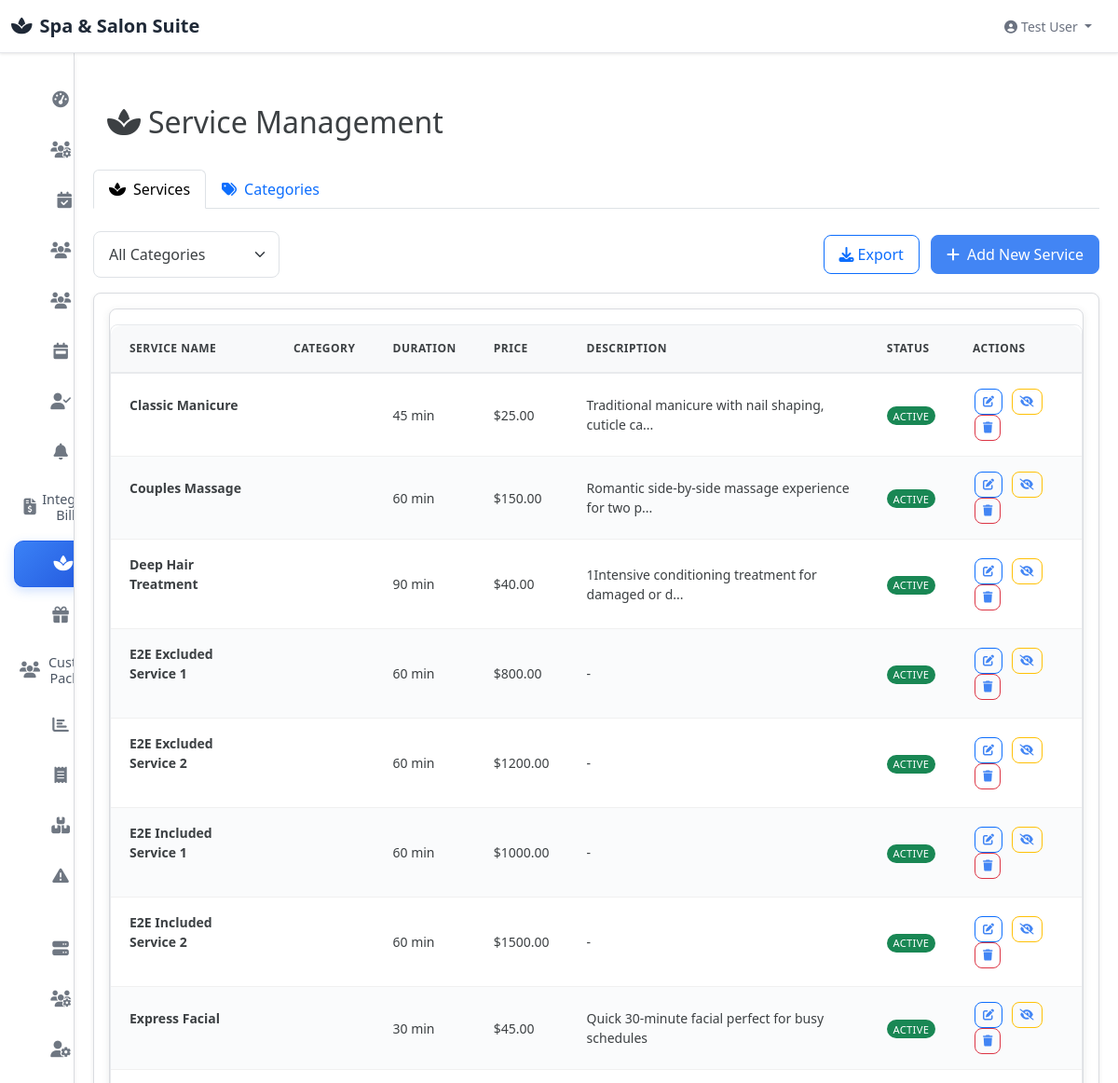
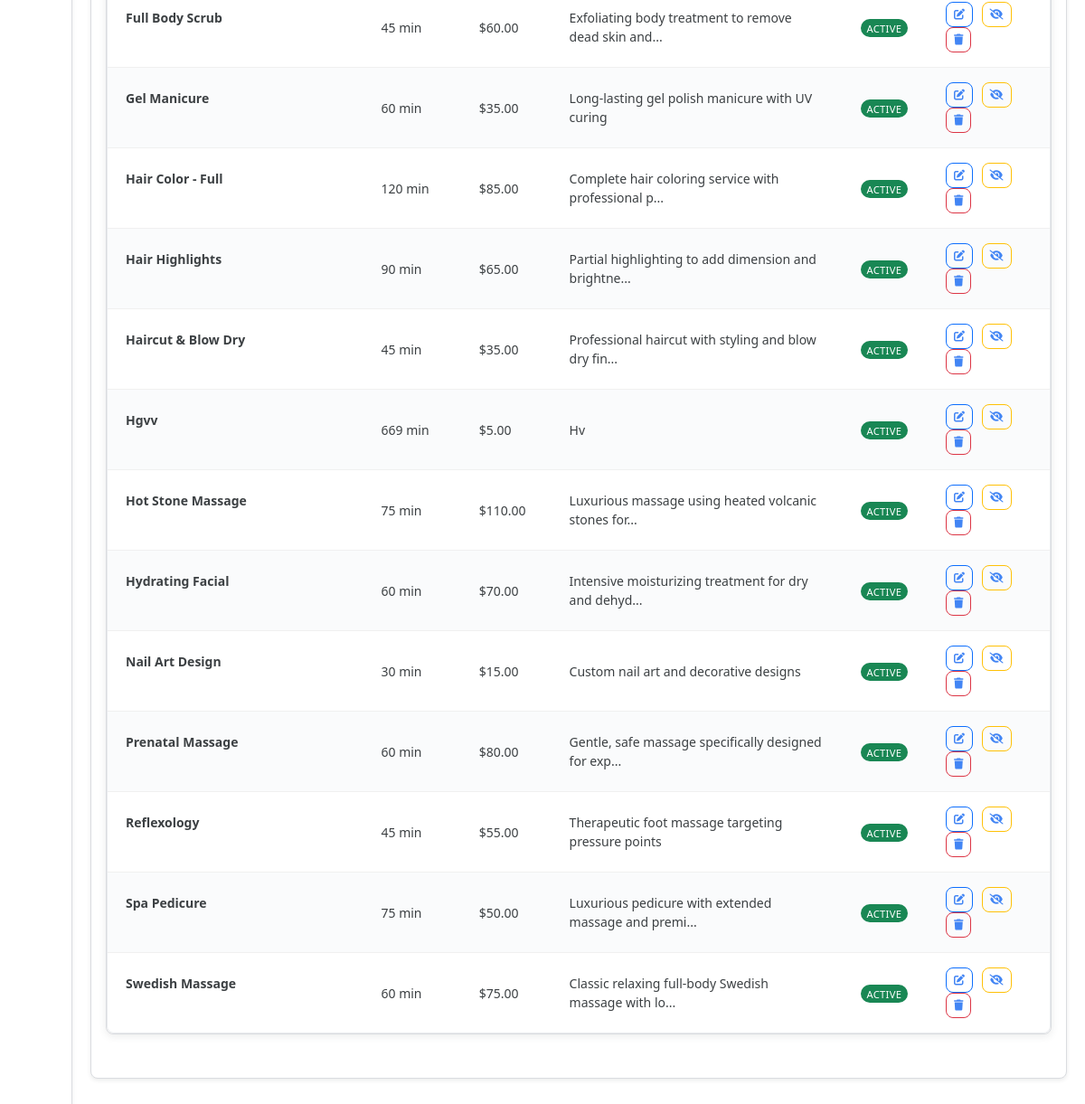
/services (signed in), run on the app's committed database (2 pictures, top to bottom).
### models.py (models this page shows, shortened)
class Service(db.Model):
    id = db.Column(db.Integer, primary_key=True)
    name = db.Column(db.String(100), nullable=False)
    description = db.Column(db.Text)
    duration = db.Column(db.Integer, nullable=False)  # in minutes
    price = db.Column(db.Float, nullable=False)
    category_id = db.Column(db.Integer, db.ForeignKey('category.id'))
    category = db.Column(db.String(50), nullable=False)  # Fallback for compatibility
    is_active = db.Column(db.Boolean, default=True)
    created_at = db.Column(db.DateTime, default=datetime.utcnow)
    appointments = db.relationship('Appointment', backref='service', lazy=True)

### modules/services/services_views.py (the view)
@app.route('/services')
@login_required
def services():
    print(f"Services route accessed by user: {current_user.username if current_user.is_authenticated else 'Anonymous'}")
    try:
        services_list = get_all_services()
        print(f"Retrieved {len(services_list)} services from database")
        from models import Category
        categories = Category.query.filter_by(category_type='service', is_active=True).all()
        print(f"Retrieved {len(categories)} categories")
        form = ServiceForm()
        print(f"Services loaded: {len(services_list)} services")
        return render_template('services.html',
                             services=services_list,
                             categories=categories,
                             form=form)
    except Exception as e:
        print(f"Error in services route: {str(e)}")
        flash(f'Error loading services: {str(e)}', 'danger')
        return redirect(url_for('dashboard'))

### templates/services.html (shortened to what this page needs)
{% extends "base.html" %}
{% block content %}
<div class="container-fluid">
    <div class="row">
        <div class="col-12">
            <div class="d-flex justify-content-between align-items-center mb-4">
                <h2><i class="fas fa-spa me-2"></i>Service Management</h2>
            </div>
        </div>
    </div>
    <ul class="nav nav-tabs mb-4" id="serviceManagementTabs" role="tablist">
        <li class="nav-item" role="presentation">
            <button class="nav-link active" id="services-tab" data-bs-toggle="tab" data-bs-target="#services-pane" type="button" role="tab">
                <i class="fas fa-spa me-2"></i>Services
            </button>
        </li>
        <li class="nav-item" role="presentation">
            <button class="nav-link" id="categories-tab" data-bs-toggle="tab" data-bs-target="#categories-pane" type="button" role="tab">
                <i class="fas fa-tags me-2"></i>Categories
            </button>
        </li>
    </ul>
    <div class="tab-content" id="serviceManagementTabContent">
        <div class="tab-pane fade show active" id="services-pane" role="tabpanel">
            <div class="d-flex justify-content-between align-items-center mb-3">
                <div class="d-flex align-items-center">
                    <select class="form-select me-3" id="categoryFilter" onchange="filterServices()" style="width: 200px;">
                        <option value="">All Categories</option>
                    </select>
                </div>
                <div>
                    <button class="btn btn-outline-primary me-2" data-bs-toggle="modal" data-bs-target="#exportModal" title="Export services to CSV file">
                        <i class="fas fa-download me-1"></i>Export
                    </button>
                    <button class="btn btn-primary" data-bs-toggle="modal" data-bs-target="#addServiceModal" title="Create a new service offering">
                        <i class="fas fa-plus me-2"></i>Add New Service
                    </button>
                </div>
            </div>
            <div class="card">
                <div class="card-body">
                    {% if services %}
                    <div class="spa-table-container">
                        <div class="spa-table-responsive">
                            <table class="spa-table">
                                <thead>
                                    <tr>
                                        <th>Service Name</th>
                                        <th>Category</th>
                                        <th>Duration</th>
                                        <th>Price</th>
                                        <th>Description</th>
                                        <th>Status</th>
                                        <th>Actions</th>
                                    </tr>
                                </thead>
                                <tbody>
                                    {% for service in services %}
                                    <tr>
                                    <td>
                                        <strong>{{ service.name }}</strong>
                                        {% if service.category %}
                                        <br><span class="badge" style="background-color: {{ service.category.color }}; font-size: 0.7rem;">
                                        </span>
                                        {% endif %}
                                    </td>
                                    <td>
                                        {% if service.category %}
                                        <span class="badge" style="background-color: {{ service.category.color }}">
                                        </span>
                                        {% else %}
                                        <span class="text-muted">No Category</span>
                                        {% endif %}
                                    </td>
                                    <td>{{ service.duration }} min</td>
                                    <td>${{ "%.2f"|format(service.price) }}</td>
                                    <td>{{ (service.description[:50] + '...') if service.description and service.description|length > 50 else (service.description or '-') }}</td>
                                    <td>
                                        <span class="badge bg-{{ 'success' if service.is_active else 'secondary' }}">
                                            {{ 'Active' if service.is_active else 'Inactive' }}
                                        </span>
                                    </td>
                                    <td>
                                        <button class="btn btn-sm btn-outline-primary me-1" onclick="editService({{ service.id }})" data-bs-toggle="tooltip" title="Edit service details" type="button">
                                            <i class="fas fa-edit"></i>
                                        </button>
                                        <button class="btn btn-sm btn-outline-warning me-1" onclick="toggleService({{ service.id }})" data-bs-toggle="tooltip" title="{{ 'Deactivate service' if service.is_active else 'Activate service' }}" type="button">
                                            <i class="fas fa-{{ 'eye-slash' if service.is_active else 'eye' }}"></i>
                                        </button>
                                        <button class="btn btn-sm btn-outline-danger" onclick="deleteService({{ service.id }})" data-bs-toggle="tooltip" title="Delete service permanently" type="button">
                                            <i class="fas fa-trash"></i>
                                        </button>
                                    </td>
                                </tr>
                                    {% endfor %}
                                </tbody>
                            </table>
                        </div>
                    </div>
                    {% endif %}
                </div>
            </div>
        </div>
    </div>
</div>
{% endblock %}

### templates/base.html (shortened to what this page needs)
<!DOCTYPE html>
<html lang="en">
<head>
    <link href="https://cdn.jsdelivr.net/npm/bootstrap@5.3.0/dist/css/bootstrap.min.css" rel="stylesheet">
    <link href="https://cdnjs.cloudflare.com/ajax/libs/font-awesome/6.4.0/css/all.min.css" rel="stylesheet">
    <link href="{{ url_for('static', filename='css/style.css') }}" rel="stylesheet">
</head>
<body>
    {% if true %}
    <nav class="navbar navbar-dark bg-primary fixed-top">
        <div class="container-fluid">
            <a class="navbar-brand d-none d-lg-block" href="{{ url_for('dashboard') }}">
                <i class="fas fa-spa me-2"></i>Spa & Salon Suite
            </a>
            <div class="navbar-nav ms-auto">
                <div class="nav-item dropdown">
                    <a class="nav-link dropdown-toggle text-white" href="#" role="button" data-bs-toggle="dropdown">
                        <i class="fas fa-user-circle me-1"></i>Test User
                    </a>
                </div>
            </div>
        </div>
    </nav>
    <div class="offcanvas offcanvas-lg offcanvas-start" tabindex="-1" id="sidebar" style="width: 280px;">
        <div class="offcanvas-body p-0" style="overflow-y: auto; height: calc(100vh - 60px);">
            <nav class="navbar-nav h-100">
                <ul class="nav nav-pills flex-column h-auto" style="padding: 1rem 0;">
                    <li class="nav-item">
                        <a class="nav-link text-white" href="{{ url_for('dashboard') }}">
                            <i class="fas fa-tachometer-alt me-2"></i><span>Dashboard</span>
                        </a>
                    </li>
                    {% if true %}
                    <li class="nav-item">
                        <a class="nav-link text-white" href="{{ url_for('staff_availability') }}">
                            <i class="fas fa-users-cog me-2"></i><span>Staff Availability - Quick Book</span>
                        </a>
                    </li>
                    <li class="nav-item">
                        <a class="nav-link text-white" href="{{ url_for('appointments_management') }}">
                            <i class="fas fa-calendar-check"></i>
                        </a>
                    </li>
                    {% endif %}
                    {% if true %}
                    <li class="nav-item">
                        <a class="nav-link text-white" href="{{ url_for('customers') }}">
                            <i class="fas fa-users me-2"></i><span>Client History & Loyalty</span>
                        </a>
                    </li>
                    {% endif %}
                    {% if true %}
                    <li class="nav-item">
                        <a class="nav-link text-white" href="{{ url_for('comprehensive_staff') }}">
                            <i class="fas fa-users me-2"></i><span>Staff Management</span>
                        </a>
                    </li>
                    <li class="nav-item">
                        <a class="nav-link text-white" href="{{ url_for('shift_scheduler.shift_scheduler') }}">
                            <i class="fas fa-calendar-week me-2"></i><span>Shift Scheduler</span>
                        </a>
                    </li>
                    {% endif %}
                    {% if true %}
                    <li class="nav-item">
                        <a class="nav-link text-white" href="{{ url_for('checkin') }}">
                            <i class="fas fa-user-check me-2"></i><span>Check-In</span>
                        </a>
                    </li>
                    {% endif %}
                    {% if true %}
                    <li class="nav-item">
                        <a class="nav-link text-white" href="{{ url_for('notifications') }}">
                            <i class="fas fa-bell me-2"></i><span>WhatsApp Notifications</span>
                        </a>
                    </li>
                    {% endif %}
                    {% if true %}
                    <a class="nav-link text-white" href="{{ url_for('integrated_billing') }}">
                            <i class="fas fa-file-invoice-dollar"></i>
                            Integrated Billing
                        </a>
                    {% endif %}
                    {% if true %}
                    <li class="nav-item">
                        <a class="nav-link text-white" href="{{ url_for('services') }}">
                            <i class="fas fa-spa me-2"></i><span>Services Management</span>
                        </a>
                    </li>
                    {% endif %}
                    {% if true %}
                    <li class="nav-item">
                        <a class="nav-link text-white" href="{{ url_for('packages') }}">
                            <i class="fas fa-gift me-2"></i><span>Professional Packages</span>
                        </a>
                    </li>
                    <li class="nav-item">
                        <a class="nav-link text-white" href="{{ url_for('customer_packages') }}">
                            <i class="fas fa-users me-2"></i>Customer Packages
                        </a>
                    </li>
                    {% endif %}
                    {% if true %}
                    <li class="nav-item">
                        <a class="nav-link text-white" href="{{ url_for('reports') }}">
                            <i class="fas fa-chart-bar me-2"></i><span>Reports & Insights</span>
                        </a>
                    </li>
                    {% endif %}
                    {% if true %}
                    <li class="nav-item">
                        <a class="nav-link text-white" href="{{ url_for('expenses') }}">
                            <i class="fas fa-receipt me-2"></i><span>Daily Expense Tracker</span>
                        </a>
                    </li>
                    {% endif %}
                    {% if true %}
                    <li class="nav-item">
                        <a class="nav-link text-white" href="{{ url_for('inventory_dashboard') }}">
                            <i class="fas fa-boxes me-2"></i><span>Inventory Management</span>
                        </a>
                    </li>
                    {% endif %}
                    {% if true %}
                    <li class="nav-item">
                        <a class="nav-link text-white" href="{{ url_for('alerts') }}">
                            <i class="fas fa-exclamation-triangle me-2"></i><span>Expiring Product Alerts</span>
                        </a>
                    </li>
                    {% endif %}
                    {% if true %}
                    <li class="nav-item">
                        <a class="nav-link text-white" href="{{ url_for('system_management') }}">
                            <i class="fas fa-server me-2"></i><span>System Management</span>
                        </a>
                    </li>
                    <li class="nav-item">
                        <a class="nav-link text-white" href="{{ url_for('settings') }}">
                            <i class="fas fa-users-cog me-2"></i><span>Role Management</span>
                        </a>
                    </li>
                    <li class="nav-item">
                        <a class="nav-link text-white" href="{{ url_for('settings') }}">
                            <i class="fas fa-user-cog me-2"></i><span>User & Access Control</span>
                        </a>
                    </li>
                    {% endif %}
                </ul>
            </nav>
        </div>
    </div>
    {% endif %}
    <main class="main-content {% if not true %}expanded{% endif %}" style="padding-top: 0 !important; margin-top: 0 !important;">
        {% block content %}{% endblock %}
    </main>
</body>
</html>

### data on the page
Service: name "Classic Manicure", duration "45", price "25.00", description "Traditional manicure with nail shaping, cuticle ca...", is_active "ACTIVE"
Service: name "Couples Massage", duration "60", price "150.00", description "Romantic side-by-side massage experience for two p...", is_active "ACTIVE"
Service: name "Deep Hair Treatment", duration "90", price "40.00", description "1Intensive conditioning treatment for damaged or d...", is_active "ACTIVE"
Service: name "E2E Excluded Service 1", duration "60", price "800.00", description "-", is_active "ACTIVE"
Service: name "E2E Excluded Service 2", duration "60", price "1200.00", description "-", is_active "ACTIVE"
Service: name "E2E Included Service 1", duration "60", price "1000.00", description "-", is_active "ACTIVE"
Service: name "E2E Included Service 2", duration "60", price "1500.00", description "-", is_active "ACTIVE"
Service: name "Express Facial", duration "30", price "45.00", description "Quick 30-minute facial perfect for busy schedules", is_active "ACTIVE"
Service: name "Full Body Scrub", duration "45", price "60.00", description "Exfoliating body treatment to remove dead skin and...", is_active "ACTIVE"
Service: name "Gel Manicure", duration "60", price "35.00", description "Long-lasting gel polish manicure with UV curing", is_active "ACTIVE"
Service: name "Hair Color - Full", duration "120", price "85.00", description "Complete hair coloring service with professional p...", is_active "ACTIVE"
Service: name "Hair Highlights", duration "90", price "65.00", description "Partial highlighting to add dimension and brightne...", is_active "ACTIVE"
Service: name "Haircut & Blow Dry", duration "45", price "35.00", description "Professional haircut with styling and blow dry fin...", is_active "ACTIVE"
Service: name "Hgvv", duration "669", price "5.00", description "Hv", is_active "ACTIVE"
Service: name "Hot Stone Massage", duration "75", price "110.00", description "Luxurious massage using heated volcanic stones for...", is_active "ACTIVE"
Service: name "Hydrating Facial", duration "60", price "70.00", description "Intensive moisturizing treatment for dry and dehyd...", is_active "ACTIVE"
Service: name "Nail Art Design", duration "30", price "15.00", description "Custom nail art and decorative designs", is_active "ACTIVE"
Service: name "Prenatal Massage", duration "60", price "80.00", description "Gentle, safe massage specifically designed for exp...", is_active "ACTIVE"
Service: name "Reflexology", duration "45", price "55.00", description "Therapeutic foot massage targeting pressure points", is_active "ACTIVE"
Service: name "Spa Pedicure", duration "75", price "50.00", description "Luxurious pedicure with extended massage and premi...", is_active "ACTIVE"
Service: name "Swedish Massage", duration "60", price "75.00", description "Classic relaxing full-body Swedish massage with lo...", is_active "ACTIVE"
